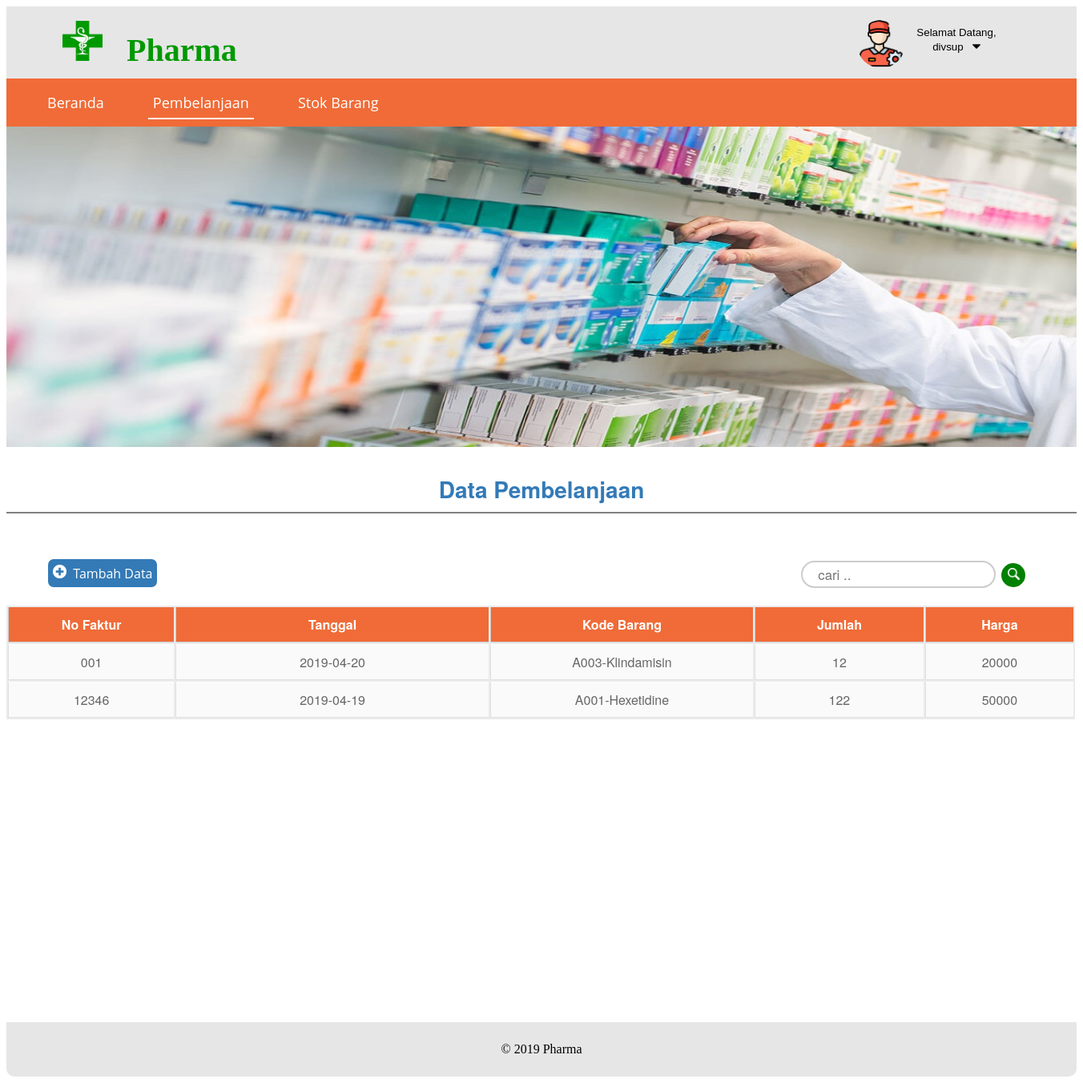
Page /view/divsup/pembelian.php (signed in) on the committed database.
### tables this page shows
CREATE TABLE `pembelian` (
  `kd_pembelian` varchar(11) NOT NULL,
  `kd_barang` varchar(50) NOT NULL,
  `jml` int(11) NOT NULL,
  `hrg_barang` int(30) NOT NULL,
  `tanggal_beli` date NOT NULL,
  `nip` int(25) NOT NULL
);

### view/divsup/pembelian.php (the view, shortened to what this page needs)
<?php include '../layout/header4.php';
?>
		<div class="menu">
				<a href="../../view/welcome_divsup.php">
					<input type="submit" name="beranda" value="Beranda" class="menubtn">
				</a>
		 		<a href="../divsup/pembelian.php">
		 			<input type="submit" name="beranda" value="Pembelanjaan" class="menubtn" style="border-bottom: 2px solid white; ">
		 		</a>
		 		<a href="../divsup/barang.php">
		 			<input type="submit" name="beranda" value="Stok Barang" class="menubtn">
		 		</a>
	    </div>
	    <div class="slider">
	    	<img src="../../assets/img/bg-1.jpg" style="width:100%; height:400px;">
	    	<br>
	    	<p align="center" class="p"><strong>Data Pembelanjaan</p></strong>
	    	<hr class="hr" noshade="blue">
	    </div>
<table border="0"  width="1330" style="background : #fff;">
	<tr style="background-color: #fff">
		<td style="float: left; background: #fff; border: 0px solid #fff;">
			<a href="add.php">
				<button class="btn-tmb">
					<img src="../../assets/img/add.png" width="17px" height="17px">&nbsp;&nbsp;Tambah Data
				</button>
			</a>
		</td>
		<td style="float: right; margin-top: 20px; width: 390px; background: #fff; border: 0px solid #fff;">	<form method="post">
				<input type="text" name="cari" class="input" placeholder="cari .." autocomplete="off">
					<button class="coba" name="search" style="margin-left: 3px" >
						<img src="../../assets/img/cari.png" width="15px" height="15px">
					</button>
			</form>
		</td>
	</tr>
</table>
<div class="scroll">
	<div class="content">
	    <table>
	    		<thead>
	    			<tr>
	    				<th style="padding: 10px 5px;">No Faktur</th>
	    				<th style="padding: 10px 50px;">Tanggal</th>
	    				<th style="padding: 10px 5px;">Kode Barang</th>
	    				<th style="padding: 10px 15px;">Jumlah</th>
	    				<th style="padding: 10px 15px;">Harga</th>
	    			</tr>
	    		</thead>
	    		<?php
					include "../../controllers/koneksi.php";
					if (isset($_POST['search'])) {
						$cari = $_POST['cari'];
						$query_mysql = $connect->query("SELECT * FROM pembelian WHERE kd_pembelian LIKE '%$cari%' or tanggal_beli LIKE '%$cari%' ");
					}else{
						$query_mysql = $connect->query("SELECT * FROM pembelian")or die(mysql_error());
					}
					while($data = $query_mysql->fetch_assoc()){
				?>
	    		<tr>
	    			<td style="padding: 10px 5px;"><?php echo $data['kd_pembelian']?></td>
	    			<td style="padding: 10px 5px;"><?php echo $data['tanggal_beli'] ?></td>
	    			<td style="padding: 10px 5px;"><?php echo $data['kd_barang'] ?></td>
	    			<td><?php echo $data['jml'] ?></td>
	    			<td><?php echo $data['hrg_barang'] ?></td>
	    		</tr>
	    		<?php } ?>
	    	</table>
	    </div>
	</div>
<?php include '../layout/footer.php'?>
	</body>
</html>

### assets/css/tampilan.css (style rules this page uses)
.container .menu { width:100%; height:60px; background-color: #F06B37; border : 0px solid orange; text-decoration: none; text-decoration-line: none; text-decoration-style: none; text-decoration-color: none; }
.container .slider { width:100%; height:500px; background-color: #fff; border : 0px solid green; }
.container .content { width:100%; height:400px; height: auto; margin: 0px; background-color: #fff; border : 0px solid green; }
.menubtn { color: #fff; font-size: 18px; font-family: 'Open Sans', sans-serif; margin-top: 10px; height: 40px; border: none; background-color: #F06B37; margin-left: 45px; outline: none; text-decoration: none; text-decoration-line: none; outline :none; }
.container table { font-family:'HelveticaNeue','Arial', sans-serif; color: #666; background: #eaebec; border: 0px solid #ccc; margin-left: 0px; margin-top: 10px; width: 1334px; }
.container table th { color: #fff; padding: 10px 30px; border-left:0.1px solid #ccc; border-bottom: 0.1px solid #ccc; background: #F06B37; }
.container table tr { text-align: center; padding-left: 10px; }
.container table td { padding: 10px 5px; border-top: 1px solid #ffffff; border-bottom: 1px solid #e0e0e0; border-left: 1px solid #e0e0e0; background: #fafafa; }
.p { font-family:'HelveticaNeue','Arial', sans-serif; font-size: 28px; color: #337ab7; margin-bottom: 0; }
.hr { color: blue; }
.btn-tmb { color: #fff; font-size: 16px; font-family: 'Open Sans', sans-serif; margin-top: 18px; height: 35px; border: none; background-color: #337ab7; margin-left: 45px; outline: none; border-radius: 7px; }
.coba { border: none; background-color: green; outline: none; width: 30px; height: 30px; border-radius: 100% }
.input { color:#8a8a8a; width: 200px; height: 20px; padding: 5px 5%; margin-right: 0; border:2px solid #ccc; border-radius: 27px; font-family:'HelveticaNeue','Arial', sans-serif; font-size: 105%; outline: none; }
.scroll { height:500px; overflow: auto; }
a { text-decoration-line: none; text-decoration: none; }

### rows in the picture
pembelian: kd_pembelian "001", tanggal_beli "2019-04-20", kd_barang "A003-Klindamisin", jml "12", hrg_barang "20000"
pembelian: kd_pembelian "12346", tanggal_beli "2019-04-19", kd_barang "A001-Hexetidine", jml "122", hrg_barang "50000"

### other values in the picture
$nama "divsup"
